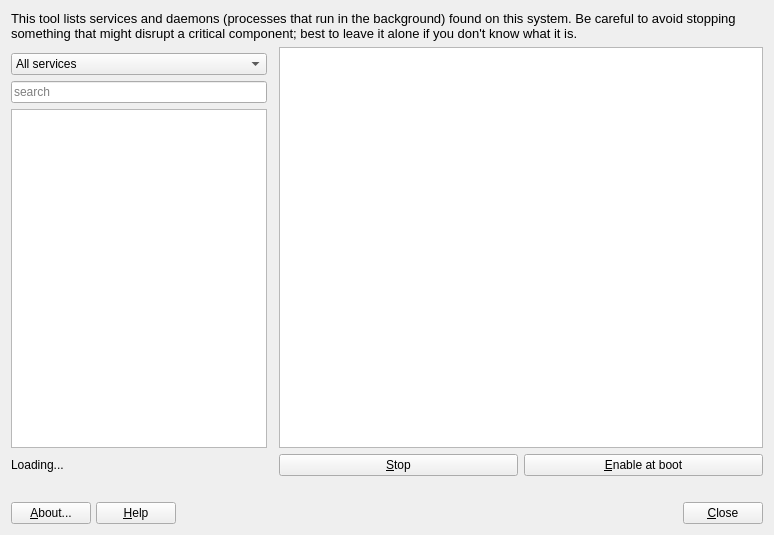
<?xml version="1.0" encoding="UTF-8"?>
<ui version="4.0">
 <class>MainWindow</class>
 <widget class="QDialog" name="MainWindow">
  <property name="geometry">
   <rect>
    <x>0</x>
    <y>0</y>
    <width>774</width>
    <height>535</height>
   </rect>
  </property>
  <property name="windowTitle">
   <string>MX Service Manager</string>
  </property>
  <layout class="QGridLayout" name="gridLayout">
   <item row="5" column="3">
    <widget class="QPushButton" name="pushEnableDisable">
     <property name="sizePolicy">
      <sizepolicy hsizetype="MinimumExpanding" vsizetype="Fixed">
       <horstretch>0</horstretch>
       <verstretch>0</verstretch>
      </sizepolicy>
     </property>
     <property name="text">
      <string>&amp;Enable at boot</string>
     </property>
     <property name="autoDefault">
      <bool>false</bool>
     </property>
    </widget>
   </item>
   <item row="9" column="0" colspan="4">
    <layout class="QGridLayout" name="buttonBar" columnstretch="0,0,0,0,0,0,0,0,0">
     <property name="sizeConstraint">
      <enum>QLayout::SetDefaultConstraint</enum>
     </property>
     <property name="leftMargin">
      <number>0</number>
     </property>
     <property name="topMargin">
      <number>0</number>
     </property>
     <property name="rightMargin">
      <number>0</number>
     </property>
     <property name="bottomMargin">
      <number>0</number>
     </property>
     <property name="spacing">
      <number>5</number>
     </property>
     <item row="0" column="0">
      <widget class="QPushButton" name="pushAbout">
       <property name="sizePolicy">
        <sizepolicy hsizetype="Minimum" vsizetype="Preferred">
         <horstretch>0</horstretch>
         <verstretch>0</verstretch>
        </sizepolicy>
       </property>
       <property name="toolTip">
        <string>About this application</string>
       </property>
       <property name="text">
        <string>&amp;About...</string>
       </property>
       <property name="icon">
        <iconset theme="help-about">
         <normaloff>.</normaloff>.</iconset>
       </property>
       <property name="shortcut">
        <string>Alt+B</string>
       </property>
       <property name="autoDefault">
        <bool>false</bool>
       </property>
      </widget>
     </item>
     <item row="0" column="3">
      <widget class="QLabel" name="labelLogo">
       <property name="maximumSize">
        <size>
         <width>32</width>
         <height>32</height>
        </size>
       </property>
       <property name="midLineWidth">
        <number>0</number>
       </property>
       <property name="text">
        <string/>
       </property>
       <property name="pixmap">
        <pixmap resource="images.qrc">:/icons/images/logo.svg</pixmap>
       </property>
       <property name="scaledContents">
        <bool>true</bool>
       </property>
      </widget>
     </item>
     <item row="0" column="2">
      <spacer name="horizontalSpacer1">
       <property name="orientation">
        <enum>Qt::Horizontal</enum>
       </property>
       <property name="sizeType">
        <enum>QSizePolicy::Expanding</enum>
       </property>
       <property name="sizeHint" stdset="0">
        <size>
         <width>100</width>
         <height>20</height>
        </size>
       </property>
      </spacer>
     </item>
     <item row="0" column="1">
      <widget class="QPushButton" name="pushHelp">
       <property name="sizePolicy">
        <sizepolicy hsizetype="Minimum" vsizetype="Preferred">
         <horstretch>0</horstretch>
         <verstretch>0</verstretch>
        </sizepolicy>
       </property>
       <property name="toolTip">
        <string>Display help </string>
       </property>
       <property name="text">
        <string>&amp;Help</string>
       </property>
       <property name="icon">
        <iconset theme="help-contents">
         <normaloff>.</normaloff>.</iconset>
       </property>
       <property name="shortcut">
        <string>Alt+H</string>
       </property>
       <property name="autoDefault">
        <bool>false</bool>
       </property>
      </widget>
     </item>
     <item row="0" column="5">
      <spacer name="horizontalSpacer2">
       <property name="orientation">
        <enum>Qt::Horizontal</enum>
       </property>
       <property name="sizeType">
        <enum>QSizePolicy::Expanding</enum>
       </property>
       <property name="sizeHint" stdset="0">
        <size>
         <width>100</width>
         <height>20</height>
        </size>
       </property>
      </spacer>
     </item>
     <item row="0" column="8">
      <widget class="QPushButton" name="pushCancel">
       <property name="sizePolicy">
        <sizepolicy hsizetype="Minimum" vsizetype="Preferred">
         <horstretch>0</horstretch>
         <verstretch>0</verstretch>
        </sizepolicy>
       </property>
       <property name="toolTip">
        <string>Quit application</string>
       </property>
       <property name="text">
        <string>&amp;Close</string>
       </property>
       <property name="icon">
        <iconset theme="window-close">
         <normaloff>.</normaloff>.</iconset>
       </property>
       <property name="shortcut">
        <string>Alt+N</string>
       </property>
       <property name="autoDefault">
        <bool>false</bool>
       </property>
      </widget>
     </item>
    </layout>
   </item>
   <item row="7" column="0">
    <widget class="QLabel" name="labelEnabledAtBoot">
     <property name="text">
      <string/>
     </property>
    </widget>
   </item>
   <item row="5" column="2">
    <widget class="QPushButton" name="pushStartStop">
     <property name="sizePolicy">
      <sizepolicy hsizetype="MinimumExpanding" vsizetype="Fixed">
       <horstretch>0</horstretch>
       <verstretch>0</verstretch>
      </sizepolicy>
     </property>
     <property name="text">
      <string>&amp;Stop</string>
     </property>
     <property name="autoDefault">
      <bool>false</bool>
     </property>
    </widget>
   </item>
   <item row="1" column="2" rowspan="4" colspan="2">
    <widget class="QTextBrowser" name="textBrowser"/>
   </item>
   <item row="0" column="0" colspan="4">
    <widget class="QLabel" name="label">
     <property name="font">
      <font>
       <pointsize>10</pointsize>
       <bold>false</bold>
      </font>
     </property>
     <property name="frameShape">
      <enum>QFrame::NoFrame</enum>
     </property>
     <property name="frameShadow">
      <enum>QFrame::Plain</enum>
     </property>
     <property name="text">
      <string>This tool lists services and daemons (processes that run in the background) found on this system. Be careful to avoid stopping something that might disrupt a critical component; best to leave it alone if you don't know what it is.</string>
     </property>
     <property name="scaledContents">
      <bool>false</bool>
     </property>
     <property name="wordWrap">
      <bool>true</bool>
     </property>
     <property name="margin">
      <number>7</number>
     </property>
    </widget>
   </item>
   <item row="2" column="0">
    <widget class="QComboBox" name="comboFilter">
     <item>
      <property name="text">
       <string>All services</string>
      </property>
     </item>
     <item>
      <property name="text">
       <string>Running services</string>
      </property>
     </item>
     <item>
      <property name="text">
       <string>Services enabled at boot</string>
      </property>
     </item>
     <item>
      <property name="text">
       <string>Services disabled at boot</string>
      </property>
     </item>
    </widget>
   </item>
   <item row="4" column="0">
    <widget class="QListWidget" name="listServices">
     <property name="sizePolicy">
      <sizepolicy hsizetype="Preferred" vsizetype="Expanding">
       <horstretch>0</horstretch>
       <verstretch>0</verstretch>
      </sizepolicy>
     </property>
    </widget>
   </item>
   <item row="3" column="0">
    <widget class="QLineEdit" name="lineSearch">
     <property name="text">
      <string/>
     </property>
     <property name="placeholderText">
      <string>search</string>
     </property>
     <property name="clearButtonEnabled">
      <bool>true</bool>
     </property>
    </widget>
   </item>
   <item row="5" column="0">
    <widget class="QLabel" name="labelCount">
     <property name="text">
      <string>Loading...</string>
     </property>
    </widget>
   </item>
  </layout>
 </widget>
 <tabstops>
  <tabstop>listServices</tabstop>
  <tabstop>lineSearch</tabstop>
  <tabstop>comboFilter</tabstop>
  <tabstop>pushStartStop</tabstop>
  <tabstop>pushEnableDisable</tabstop>
  <tabstop>pushAbout</tabstop>
  <tabstop>pushHelp</tabstop>
  <tabstop>pushCancel</tabstop>
  <tabstop>textBrowser</tabstop>
 </tabstops>
 <resources>
  <include location="images.qrc"/>
 </resources>
 <connections/>
</ui>
